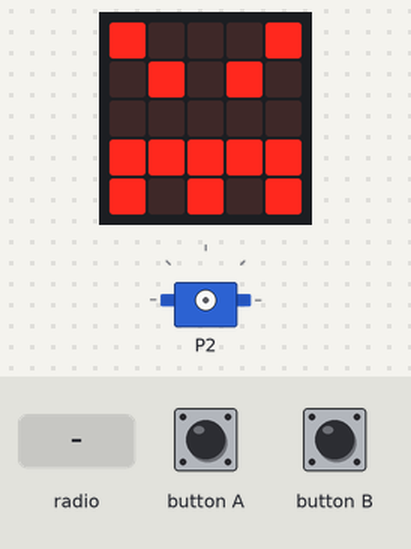
Simulated run of this program. Board: BBC micro:bit (MakeCode). Parts: the board's 5×5 LED display, servo. The test bench sets the inputs (shaded band).

Above: at 1.8 s.
1.9 s: radio message "1" arrives
At 2.5 s:
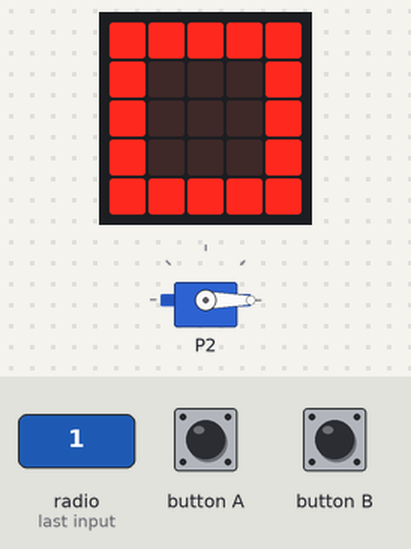
3.4 s: radio message "2" arrives
At 3.7 s:
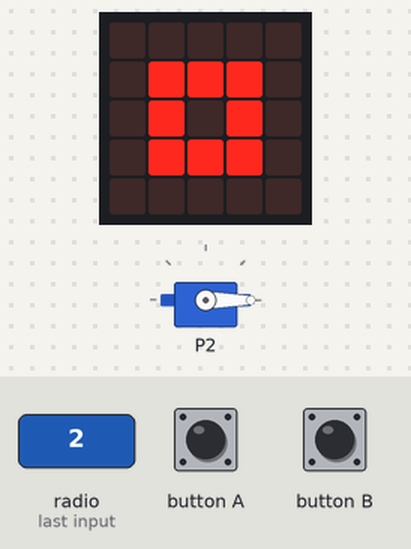
Timing chart, 0 to 6.4 s (numbered marks = the images above; inputs shaded):
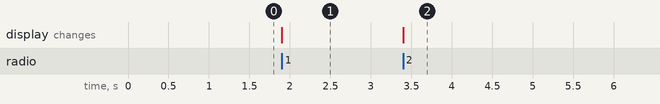

The program:

main.ts
```typescript
radio.onReceivedNumber(function (receivedNumber) {
    if (receivedNumber == 1) {
        pins.servoSetPulse(AnalogPin.P2, 45)
        basic.showIcon(IconNames.Square)
    }
    if (receivedNumber == 2) {
        pins.servoSetPulse(AnalogPin.P2, 125)
        basic.showIcon(IconNames.SmallSquare)
    }
})
input.onButtonPressed(Button.A, function () {
    radio.sendNumber(1)
})
input.onButtonPressed(Button.B, function () {
    radio.sendNumber(2)
})
basic.showIcon(IconNames.Angry)
radio.setGroup(8)
basic.forever(function () {

})
```

test.ts
```typescript
// les tests vont ici ; cela ne sera pas compilé si ce paquet est utilisé en tant qu'extension.
```

Measured:
- after the input at 1.9 s, the display: changes at once (image 1)
- after the input at 3.4 s, the display: changes at once (image 2)
